Frame 1 (no input): blank canvas, image omitted
Frame 60 (no input): blank canvas, image omitted
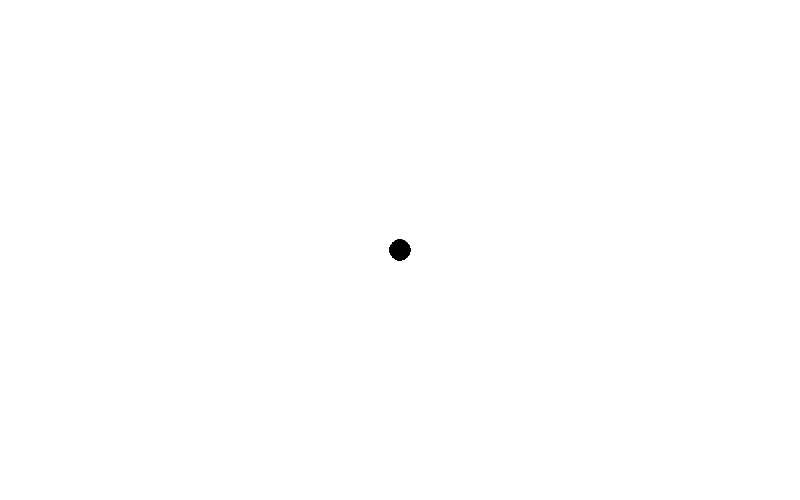
Frame 120 (the mouse pressed at the canvas centre since frame 60)

The p5.js sketch whose frames 1 and 60 were blank and that drew this single picture after the mouse press (run headless with seeded random() and noise() and a simulated clock; from frame 60 on, the mouse is pressed at the canvas centre):

// p5.js sketch
// ── sketch.js
function setup() {
  createCanvas(800, 500);
  background(255);
}

function draw() {
  // Draw something here
  if (mouseIsPressed) {
    fill(0);
    ellipse(mouseX, mouseY, 20, 20);
  }
}

// Function to change the background color
function changeBackground(color) {
  background(color);
}
